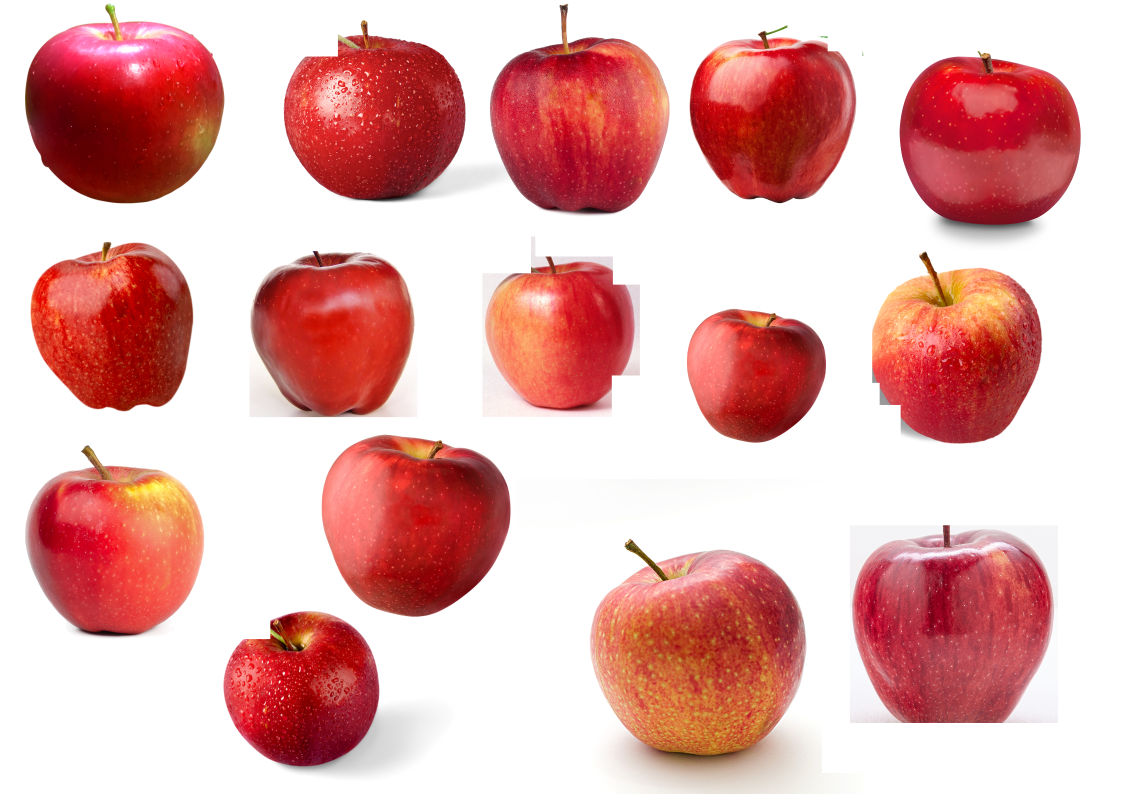
#> input picture Activity 8 and 9/ML2 - Perceptron/Inputs/apples5.png, 2245 x 1587 px (shown at 1/2 size)
$ jupyter execute --allow-errors Perceptron.ipynb
#> lines starting #> are read from the running program, lines starting #| are printed output that depends on the picture; after the words box and inside, x2 and y2 are one past the last pixel; in counts of white or black regions, pixels touching at a corner belong together
[cell 1]
import numpy as np
import matplotlib.pyplot as plt
from PIL import Image
import cv2
import pandas as pd
import time

from scipy.ndimage import binary_dilation, binary_erosion
from skimage.morphology import opening, closing, area_closing, area_opening
from skimage.morphology import disk

from skimage.measure import label, regionprops, regionprops_table

[cell 2]
def rgb2gray(rgb):

    r, g, b = rgb[:,:,0], rgb[:,:,1], rgb[:,:,2]
    gray = 0.2989 * r + 0.5870 * g + 0.1140 * b   # calibrated for contemporary CRT phosphors

    return gray

# Extracting Objects and Features

[cell 3]
apples = Image.open('Inputs/apples5.png')
#> apples is the input picture: PIL image 2245x1587 RGBA; mean R, G, B, A 227.4, 175.4, 173.5, 255
apples_array = np.array(apples)
apples_GS = np.array(apples.convert('L'))

threshold = 210
apples_segmented_binary =  np.invert(cv2.threshold(apples_GS, threshold, 255, cv2.THRESH_BINARY)[1])
# plt.imshow(apples_segmented_binary, cmap='gray')
strel = disk(8)
apples_closed = closing(apples_segmented_binary, footprint=strel)
# plt.imshow(apples_closed, cmap='gray')

label_apples = label(apples_closed) # label pixels based on connectivity. count starts at upper right region

properties = ['area','bbox_area', 'extent',
              'mean_intensity', 'solidity', 'eccentricity',
              'orientation']

apples_measurement_table = pd.DataFrame(regionprops_table(label_apples, apples_GS,
             properties=properties))
#> apples_measurement_table = table of 17 rows and 7 columns

apples_measurement_table
apples_regions = regionprops(label_apples)
#> apples_regions = 17 regions; largest, box (x1, y1, x2, y2) and area: (1180, 1078, 1613, 1567) 158464, (1704, 1050, 2108, 1446) 130119, (50, 8, 449, 407) 117626, (643, 869, 1021, 1234) 107992, (1799, 102, 2162, 478) 106144

masks = []
bbox = []
list_of_index = []
for num, x in enumerate(apples_regions):
    area = x.area
    convex_area = x.convex_area
    if (area>100):    # filter out entries with area less than 6000, manually chosen
                                  # add more (and ____) to filter out more parameters
        masks.append(apples_regions[num].convex_image)
        bbox.append(apples_regions[num].bbox)
        list_of_index.append(num)
#> this loop made 17 passes
#> (area, convex_area) on passes 1 to 4: (104161, 112367), (117626, 122017), (97309, 101330), (90112, 93189)
#> after the loop, bbox = 15 items, first 6: (7, 980, 430, 1339), (8, 50, 407, 449), (41, 567, 404, 931), (50, 1379, 407, 1713), (102, 1799, 478, 2162), (484, 61, 823, 387); list_of_index = [0, 1, 2, 3, 4, 6, 7, 8, 9, 10, 12, 13, 14, 15, 16]; masks = 15 items
apples_count = len(masks)
#> apples_count = 15


apples_good_measurements = apples_measurement_table.loc[list_of_index]  # regions that fit the area_threshold
#> apples_good_measurements = table of 15 rows and 7 columns
apples_good_measurements

apples_avg_GS = []
fig, ax = plt.subplots(1, int(apples_count), figsize=(15,3))
for axis, box, mask in zip(ax.flatten(), bbox, masks):
    red  =  apples_array[:,:,0][box[0]:box[2], box[1]:box[3]] * mask
    green = apples_array[:,:,1][box[0]:box[2], box[1]:box[3]] * mask
    blue  = apples_array[:,:,2][box[0]:box[2], box[1]:box[3]] * mask
    apples_region_image = np.dstack([red,green,blue])

    # take average grayscale of each region
    apples_region_GS = rgb2gray(apples_region_image)
    apples_curr_avg_GS = np.mean(apples_region_image)
    apples_avg_GS.append(apples_curr_avg_GS)

    axis.imshow(apples_region_image)
    axis.axis('off')    # i can only display multiples of 2. In this case there are 15 objects but
#> this loop made 15 passes
#> (box, apples_curr_avg_GS) on passes 1 to 4: ((7, 980, 430, 1339), 85.98), ((8, 50, 407, 449), 68.69), ((41, 567, 404, 931), 76.78), ((50, 1379, 407, 1713), 79.08)
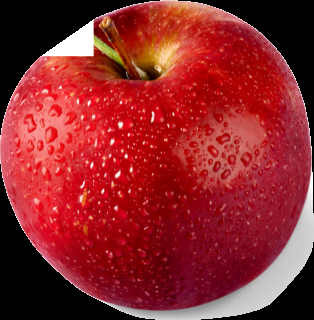
#> apples_region_image: shape (320, 314, 3); mean R, G, B 142.1, 38.9, 42.5
#> after the loop, apples_avg_GS = [85.98, 68.69, 76.78, 79.08, 80.68, 75.02, 86.03, 98.98, 110.9, 80.12, 79.44, 99.96, 99.64, 111.3, 74.48]
                        # i could only show 14. Nevertheless, they are still accesible in good_measurements

# print(len(apples_avg_GS))  # average grayscale values

[cell 4]
bananas = Image.open('Inputs/bananas2.png')
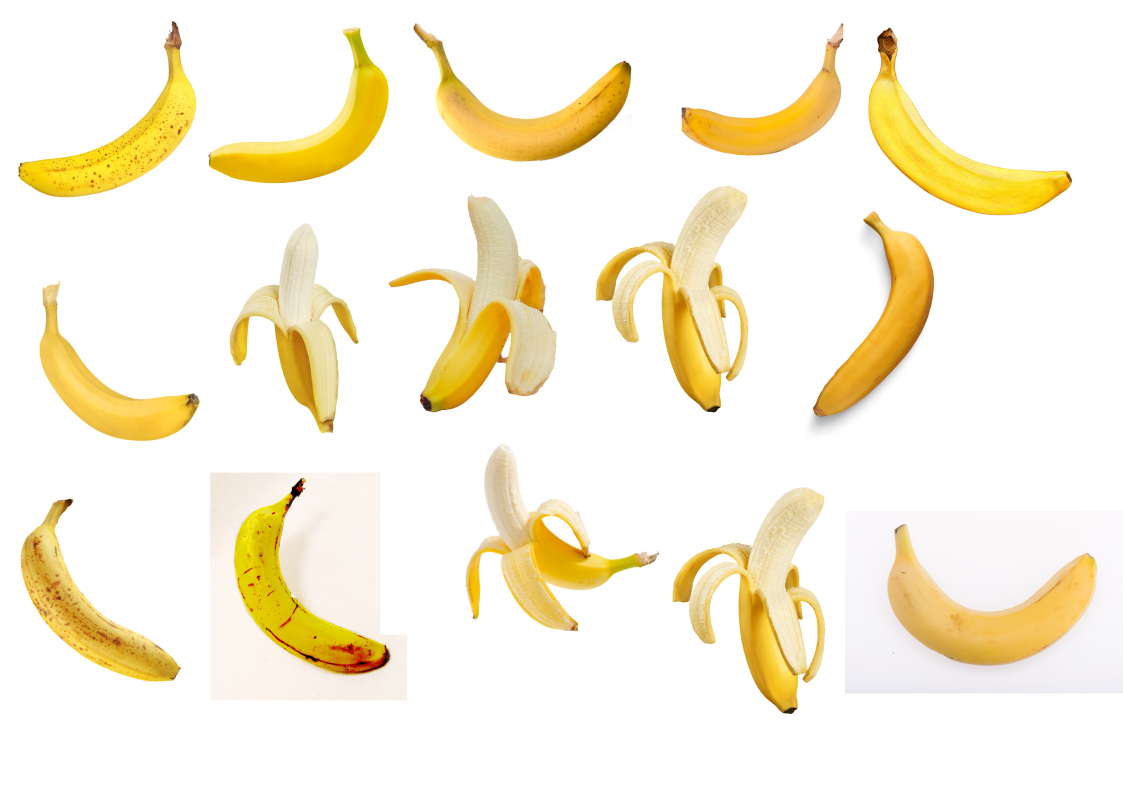
#> input picture Activity 8 and 9/ML2 - Perceptron/Inputs/bananas2.png, 2245 x 1587 px (shown at 1/2 size)
#> bananas is the input picture: PIL image 2245x1587 RGBA; mean R, G, B, A 249.5, 241.9, 221, 255
bananas_array = np.array(bananas)
bananas_GS = np.array(bananas.convert('L'))

threshold = 210
bananas_segmented_binary =  np.invert(cv2.threshold(bananas_GS, threshold, 255, cv2.THRESH_BINARY)[1])
# plt.imshow(bananas_segmented_binary, cmap='gray')
strel = disk(8)
bananas_closed = closing(bananas_segmented_binary, footprint=strel)
# plt.imshow(bananas_closed, cmap='gray')

label_bananas = label(bananas_closed) # label pixels based on connectivity. count starts at upper right region
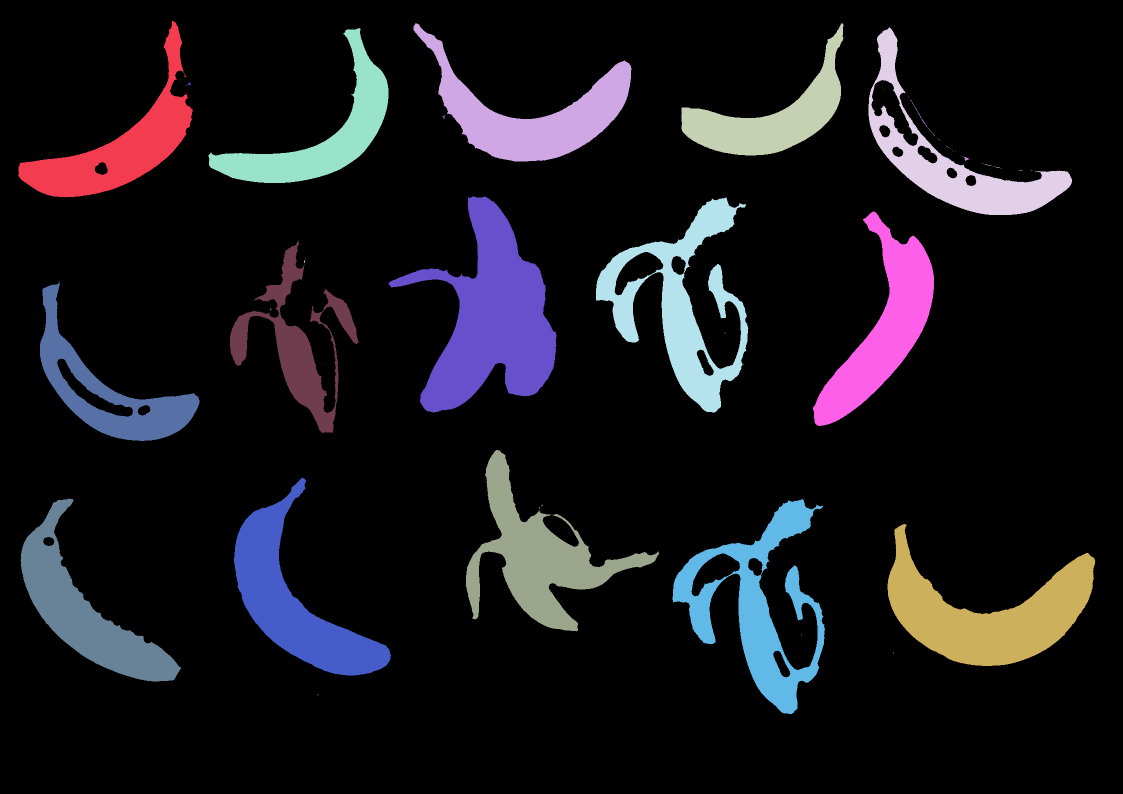
#> label_bananas: shape (1587, 2245) int64 (shown at 1/2 size); 60 distinct labels, from 0 to 59; one colour per label, 0 black

properties = ['area','bbox_area', 'extent',
              'mean_intensity', 'solidity', 'eccentricity',
              'orientation']

bananas_measurement_table = pd.DataFrame(regionprops_table(label_bananas, bananas_GS,
             properties=properties))
#> bananas_measurement_table = table of 59 rows and 7 columns

bananas_measurement_table
bananas_regions = regionprops(label_bananas)
#> bananas_regions = 59 regions; largest, box (x1, y1, x2, y2) and area: (777, 392, 1113, 825) 64156, (1775, 1048, 2191, 1332) 49909, (468, 956, 782, 1351) 41350, (931, 900, 1318, 1263) 41210, (1192, 395, 1497, 825) 41134

masks = []
bbox = []
list_of_index = []
for num, x in enumerate(bananas_regions):
    area = x.area
    convex_area = x.convex_area
    if (area>100):    # filter out entries with area less than 6000, manually chosen
                                  # add more (and ____) to filter out more parameters
        masks.append(bananas_regions[num].convex_image)
        bbox.append(bananas_regions[num].bbox)
        list_of_index.append(num)
#> this loop made 59 passes
#> (area, convex_area) on passes 1 to 4: (33423, 64117), (37258, 79658), (27490, 50446), (32514, 80768)
#> after the loop, bbox = 15 items, first 6: (42, 36, 395, 386), (46, 827, 323, 1263), (46, 1363, 311, 1687), (55, 1737, 430, 2144), (56, 417, 366, 777), (392, 777, 825, 1113); list_of_index = [0, 1, 2, 3, 4, 36, 37, 38, 39, 44, 49, 50, 51, 52, 55]
bananas_count = len(masks)
#> bananas_count = 15
len(list_of_index)

bananas_good_measurements = bananas_measurement_table.loc[list_of_index]  # regions that fit the area_threshold
#> bananas_good_measurements = table of 15 rows and 7 columns
bananas_good_measurements

bananas_avg_GS = []
fig, ax = plt.subplots(1, int(bananas_count), figsize=(15,3))
for axis, box, mask in zip(ax.flatten(), bbox, masks):
    red  =  bananas_array[:,:,0][box[0]:box[2], box[1]:box[3]] * mask
    green = bananas_array[:,:,1][box[0]:box[2], box[1]:box[3]] * mask
    blue  = bananas_array[:,:,2][box[0]:box[2], box[1]:box[3]] * mask
    bananas_region_image = np.dstack([red,green,blue])

    bananas_region_GS = rgb2gray(bananas_region_image)      # get average grayscale
    bananas_curr_avg_GS = np.mean(bananas_region_image)
    bananas_avg_GS.append(bananas_curr_avg_GS)


    axis.imshow(bananas_region_image)
    axis.axis('off')    # i can only display multiples of 2. In this case there are 15 objects but
#> this loop made 15 passes
#> (box, bananas_curr_avg_GS) on passes 1 to 4: ((42, 36, 395, 386), 105.9), ((46, 827, 323, 1263), 136.1), ((46, 1363, 311, 1687), 119.2), ((55, 1737, 430, 2144), 109.5)
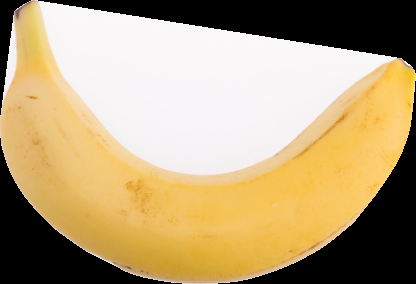
#> bananas_region_image: shape (284, 416, 3); mean R, G, B 180.3, 159.5, 120.4
#> after the loop, bananas_avg_GS = [105.9, 136.1, 119.2, 109.5, 112.1, 141.1, 136, 103.3, 123.2, 118.4, 128.6, 103.8, 98.78, 135.9, 153.4]
                        # i could only show 14. Nevertheless, they are still accesible in good_measurements

# Feature Space

[cell 5]
eccentricity_apples = apples_good_measurements.eccentricity.values
#> eccentricity_apples = [0.224, 0.389, 0.377, 0.214, 0.27, 0.303, 0.321, 0.346, 0.244, 0.299, 0.294, 0.28, 0.275, 0.472, 0.323]
eccentricity_bananas = bananas_good_measurements.eccentricity.values
#> eccentricity_bananas = [0.923, 0.879, 0.921, 0.918, 0.913, 0.771, 0.732, 0.946, 0.769, 0.921, 0.7, 0.914, 0.944, 0.732, 0.882]

# [5 lines of commented-out code are left out]

[cell 6]
# [4 lines of commented-out code are left out]

[cell 7]
# fig, ax = plt.subplots(1,2)
# ax[0].imshow(apples_GS, cmap='gray')
# ax[1].imshow(bananas_GS, cmap='gray')

[cell 8]
plt.scatter(eccentricity_apples, apples_avg_GS, color='r', label='apple')
plt.scatter(eccentricity_bananas, bananas_avg_GS, color='y', label='banana')
plt.xlabel('Eccentricity')
plt.ylabel('Average Grayscale Values')
plt.xlim(0,1)
plt.ylim(0,255)
plt.title('Feature Space (sponsored by Banapple chz)')
plt.legend()

# Perceptron (wowerz it sounds so sciency)

[cell 9]
'''
Perceptron that classifies two classes based on two features

Args:
feature_matrix = N X 2 matrix of features, each row represents different objects while each column
                 represents a feature. Elememts must be normalized i.e. ranges from 0-1. There must
                 be a same number of objects per class, so the number of rows must be even.  Lastly,
                 the features of the same class must be in succeeding rows and not separated.

learning_rate = int, range from 0 to 1

constant_bias = int, padded on the beginning of feature vectors, default val is 1

epoch = int, iterations for training perceptron, default is 1000

'''


class Perceptron_2Class():

    def __init__(self, feature_matrix, learning_rate, constant_bias = 1, epochs = 100):
        self.raw_feature_matrix = feature_matrix
        self.features = np.insert(feature_matrix, 0, constant_bias, axis=1) # insert a 1 in the first column of each feature vector
        self.curr_weight = np.random.uniform(low=0, high=1, size = np.shape(self.features)[1])
        self.rows = np.shape(feature_matrix)[0]
        self.half_rows = self.rows // 2
        # Now we create a list with an element corresponding to each object/instance. The value is
        # -1 for objects in class 1 and +1 for objects in class 2.
        self.class_labels = np.hstack((-np.ones(self.half_rows), np.ones(self.rows - self.half_rows)))

        self.learning_rate = learning_rate
        self.epochs = epochs
        self.w0 = np.array([])
        self.w1 = np.array([])
        self.w2 = np.array([])


    def threshold (self, a):    # in this case it's a step function, used in perceptron algo later
        return 1 if a >= 0 else -1


    def perceptron_algorithm(self, x_vec, w_vec):
        weighted_sum = np.matmul(np.transpose(x_vec), w_vec)  # spits out a (see manual)
        output = self.threshold(weighted_sum)                 # spits out z (see manual)
        return output     # perceptron score


    def weight_change(self):          # calculate weight change for all objects
        for index, x_vec in enumerate(self.features):   # iterate over all bananas or apples or whatever instance
            curr_perceptron = self.perceptron_algorithm(x_vec, self.curr_weight) # vals of +-1
            # Now apply weight change formula
            delta_w = self.learning_rate * (self.class_labels[index] - curr_perceptron) * x_vec
            self.curr_weight += delta_w
            self.w0, self.w1, self.w2 = np.append(self.w0, self.curr_weight[0]), np.append(self.w1, self.curr_weight[1]), np.append(self.w2, self.curr_weight[2])
            # final line is for the error plot


    def runner(self):                  # repeat weight change algorithm over number of epochs
        for i in range(self.epochs):
            self.weight_change()


    def decision_line(self, x):        # create function for decision line for plotting
        return (-self.curr_weight[1] / self.curr_weight[2])*x + (-self.curr_weight[0]/self.curr_weight[2])


    def feature_space_plot(self):
        x = np.linspace(0, 1, 1000)
        f = self.decision_line(x)
        first_half = self.raw_feature_matrix[:self.raw_feature_matrix.shape[0] // 2]  # slice feature matrix, this is class 1
        second_half = self.raw_feature_matrix[self.raw_feature_matrix.shape[0] // 2:] # slice feature matrix, this is class 2

        # ======== You can modify labels and shit, just not variable names =================
        fig1, ax1 = plt.subplots(1)
        ax1.scatter(first_half[:,0], first_half[:,1], color='r', label='apple', s=3)
        ax1.scatter(second_half[:,0], second_half[:,1], color='y', label='banana', s=3)
        ax1.plot(x, f, label='Decision Line')
        ax1.set_xlabel('Eccentricity')
        ax1.set_ylabel('Mean Grayscale Values')
        ax1.set_xlim(0,1)
        ax1.set_ylim(0,1)
        ax1.set_title('Feature Space (Training Data)')
        ax1.legend()


    # [8 lines left out: function error_plot, not called in this run]

    def test(self, x1, x2): # the inputs are features, float from 0-1
        score = self.curr_weight[0] + self.curr_weight[1]*x1 + self.curr_weight[2]*x2
# [7 lines of commented-out code are left out]
        return score

[cell 10]
'''
In this cell we create the feature matrix
'''

eccentricities = np.concatenate((eccentricity_apples, eccentricity_bananas))
#> eccentricities = 30 values, max 0.946 at index 22, min 0.214 at index 3, mean 0.583
mean_grayscales = np.concatenate((apples_avg_GS, bananas_avg_GS))  / 255      # we normalize
#> mean_grayscales = 30 values, max 0.602 at index 29, min 0.269 at index 1, mean 0.409

feature_matrix = np.column_stack((eccentricities, mean_grayscales))
#> feature_matrix = 30 pairs, first value 0.214 to 0.946, second value 0.269 to 0.602
learning_rate = 0.001

# print(feature_matrix)

[cell 11]
'''
Now let's train the perceptron!!!
'''
start_time = time.time()
# too many epochs and you will overshoot
perceptron = Perceptron_2Class(feature_matrix, learning_rate, epochs=1000)
#> in __init__, `self.raw_feature_matrix = feature_matrix`: self.raw_feature_matrix has the same summary as feature_matrix outside __init__
#> in __init__, `self.features = np.insert(feature_matrix, 0, constant_bias, axis=1)`: self.features = 30 rows, first 8: [1, 0.224, 0.337], [1, 0.389, 0.269], [1, 0.377, 0.301], [1, 0.214, 0.31], [1, 0.27, 0.316], [1, 0.303, 0.294], [1, 0.321, 0.337], [1, 0.346, 0.388]
perceptron.runner()


print("--- %s seconds ---" % (time.time() - start_time))

[cell 12]
perceptron.feature_space_plot()
# perceptron.error_plot()

[cell 13]
perceptron.test(0.2, 0.2)
#> Out = -0.188
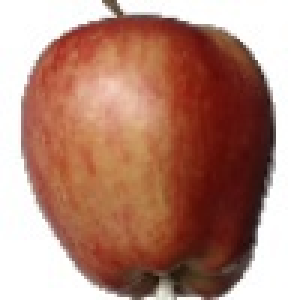
#> input picture Activity 8 and 9/ML2 - Perceptron/Test_Images/0.jpg, 100 x 100 px (shown 3 times larger)
#> further down, test is the input picture: PIL image 100x100 RGB; mean R, G, B 180.3, 136.8, 121.8
#> the loop `for num, x in enumerate(test_regions):` made 1 pass

# Test

[cell 14]
test_avg_GS = []
test_eccentricities = []

#> (the rest of this cell did not finish here and is left out)

#> in rgb2gray (call 31), `gray = 0.2989 * r + 0.5870 * g + 0.1140 * b`:
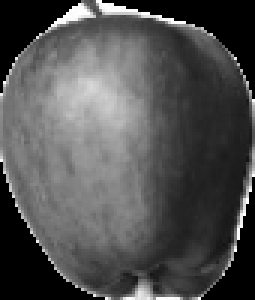
#> gray: shape (100, 85) float64 (shown 3 times larger); min 0, max 255, mean 81
    test_curr_avg_GS = np.mean(test_region_image) /  255    # normalize
    test_avg_GS.append(test_curr_avg_GS)


# TODO: ADD THIS WHOLE BLOCK TO A FOR LOOP THAT WILL ITERATE THRU ALL IMAGES
# print(test_avg_GS, test_eccentricities)

[cell 15]
text = ''' Lettuce now test the perceptron by iterating thru all the collected features pairwise.
'''
states = [] # classifications of images

for ecc, GS in zip(test_eccentricities, test_avg_GS): # loop pairwise thru all elements
    print(ecc,GS)
    state = 0
    curr_classification = perceptron.test(ecc,GS)     # test the perceptron,tis defined in the class above
#     print(curr_classification)
    if curr_classification >= 0:
        state = 0  # Banana
    else:
        state = 1  # Apple

    states.append(state)
#> this loop made 3 passes
#> (ecc, GS) on passes 1 to 3: ([0.502], 0.31), ([0.368], 0.266), ([0.474], 0.282)
#> (printed output is left out)

[cell 16]
print(states)
#| [1, 1, 1]
